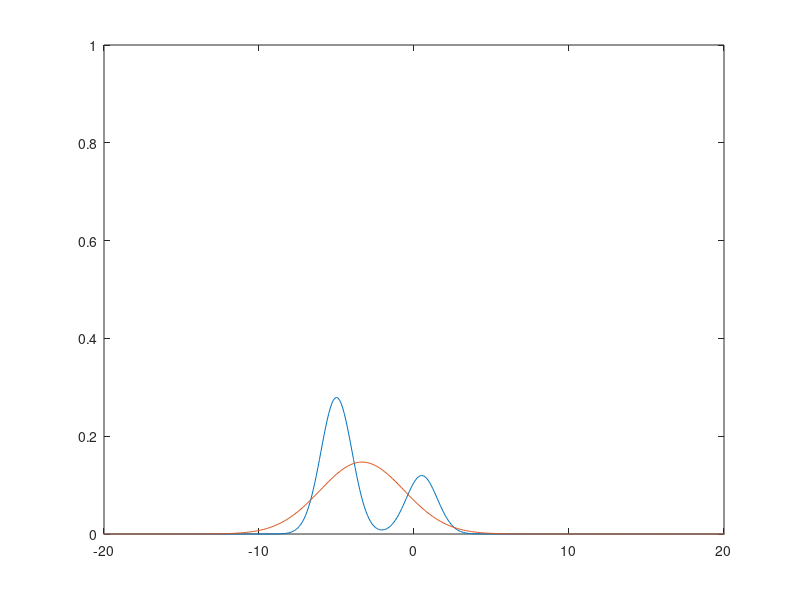

Reproduce this figure in MATLAB.
clc
clear
w1=0.7;
w2=1-0.7;
mu1=-5;
mu2=0.5;
p1=1;
p2=1;
m1=w1*mu1+w2*mu2;
m2=w1*(mu1^2+p1)+w2*(mu2^2+p2);
m3=w1*(mu1^3+3*mu1*p1)+w2*(mu2^3+3*mu2*p2);
m4=w1*(mu1^4+6*mu1^2*p1+3*p1^2)+w2*(mu2^4+6*mu2^2*p2+3*p2^2);
m5=w1*(mu1^5+10*mu1^3*p1+15*mu1*p1^2)+w2*(mu2^5+10*mu2^3*p2+15*mu2*p2^2);
[m1,m2,m3,m4,m5]
mc1=m1;
pc=m2-m1^2;
mc2=mc1^2+pc;
mc3=mc1^3+3*mc1*pc;
mc4=mc1^4+6*mc1^2*pc+3*pc^2;
mc5=mc1^5+10*mc1^3*pc+15*mc1*pc^2;
[mc1,mc2,mc3,mc4,mc5]

X=-50:0.1:50;


    
Y1 = normpdf(X,mu1,sqrt(p1));
Y2 = normpdf(X,mu2,sqrt(p2));
Y3 = normpdf(X,mc1,sqrt(pc));
Y=w1*Y1+w2*Y2;

plot(X,Y,X,Y3)
axis([-20,20,0,1])
